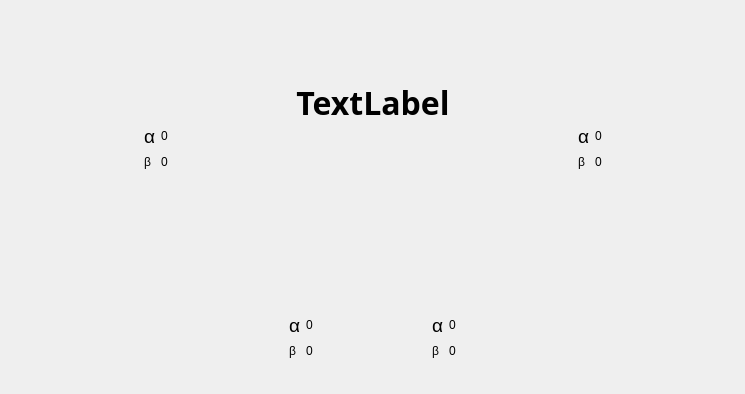
<?xml version="1.0" encoding="UTF-8"?>
<ui version="4.0">
 <class>DeInitWidget</class>
 <widget class="QWidget" name="DeInitWidget">
  <property name="geometry">
   <rect>
    <x>0</x>
    <y>0</y>
    <width>745</width>
    <height>394</height>
   </rect>
  </property>
  <property name="windowTitle">
   <string>DeInitWidget</string>
  </property>
  <property name="autoFillBackground">
   <bool>true</bool>
  </property>
  <property name="styleSheet">
   <string notr="true"/>
  </property>
  <layout class="QGridLayout" name="gridLayout_12">
   <property name="margin">
    <number>0</number>
   </property>
   <property name="spacing">
    <number>0</number>
   </property>
   <item row="0" column="0">
    <widget class="QWidget" name="mainWidget" native="true">
     <property name="styleSheet">
      <string notr="true"/>
     </property>
     <layout class="QGridLayout" name="gridLayout_11">
      <item row="1" column="0">
       <spacer name="horizontalSpacer_9">
        <property name="orientation">
         <enum>Qt::Horizontal</enum>
        </property>
        <property name="sizeHint" stdset="0">
         <size>
          <width>208</width>
          <height>20</height>
         </size>
        </property>
       </spacer>
      </item>
      <item row="1" column="1">
       <widget class="QWidget" name="widget_5" native="true">
        <layout class="QGridLayout" name="gridLayout">
         <item row="0" column="0">
          <widget class="QWidget" name="widget_3" native="true">
           <layout class="QGridLayout" name="gridLayout_5">
            <item row="1" column="1">
             <layout class="QGridLayout" name="gridLayout_3">
              <item row="0" column="0">
               <widget class="QLabel" name="label_4">
                <property name="maximumSize">
                 <size>
                  <width>20</width>
                  <height>20</height>
                 </size>
                </property>
                <property name="font">
                 <font>
                  <pointsize>14</pointsize>
                 </font>
                </property>
                <property name="text">
                 <string>α</string>
                </property>
               </widget>
              </item>
              <item row="0" column="1">
               <widget class="QLabel" name="label_8">
                <property name="maximumSize">
                 <size>
                  <width>20</width>
                  <height>20</height>
                 </size>
                </property>
                <property name="text">
                 <string>0</string>
                </property>
               </widget>
              </item>
              <item row="1" column="0">
               <widget class="QLabel" name="label_5">
                <property name="maximumSize">
                 <size>
                  <width>20</width>
                  <height>20</height>
                 </size>
                </property>
                <property name="text">
                 <string>β</string>
                </property>
               </widget>
              </item>
              <item row="1" column="1">
               <widget class="QLabel" name="label_9">
                <property name="maximumSize">
                 <size>
                  <width>20</width>
                  <height>20</height>
                 </size>
                </property>
                <property name="text">
                 <string>0</string>
                </property>
               </widget>
              </item>
             </layout>
            </item>
            <item row="0" column="0" colspan="3">
             <widget class="QLabel" name="label_11">
              <property name="minimumSize">
               <size>
                <width>0</width>
                <height>0</height>
               </size>
              </property>
              <property name="maximumSize">
               <size>
                <width>16777215</width>
                <height>16777215</height>
               </size>
              </property>
              <property name="font">
               <font>
                <pointsize>14</pointsize>
               </font>
              </property>
              <property name="styleSheet">
               <string notr="true">image: url(:/Demo/C:/Users/Administrator/Desktop/PPP/lFoot.png);</string>
              </property>
              <property name="text">
               <string/>
              </property>
              <property name="alignment">
               <set>Qt::AlignCenter</set>
              </property>
             </widget>
            </item>
            <item row="1" column="2">
             <spacer name="horizontalSpacer_5">
              <property name="orientation">
               <enum>Qt::Horizontal</enum>
              </property>
              <property name="sizeHint" stdset="0">
               <size>
                <width>40</width>
                <height>20</height>
               </size>
              </property>
             </spacer>
            </item>
            <item row="1" column="0">
             <spacer name="horizontalSpacer_6">
              <property name="orientation">
               <enum>Qt::Horizontal</enum>
              </property>
              <property name="sizeHint" stdset="0">
               <size>
                <width>40</width>
                <height>20</height>
               </size>
              </property>
             </spacer>
            </item>
           </layout>
          </widget>
         </item>
         <item row="0" column="1">
          <widget class="QWidget" name="widget_4" native="true">
           <layout class="QGridLayout" name="gridLayout_6">
            <item row="1" column="1">
             <layout class="QGridLayout" name="gridLayout_7">
              <item row="0" column="0">
               <widget class="QLabel" name="label_12">
                <property name="maximumSize">
                 <size>
                  <width>20</width>
                  <height>20</height>
                 </size>
                </property>
                <property name="font">
                 <font>
                  <pointsize>14</pointsize>
                 </font>
                </property>
                <property name="text">
                 <string>α</string>
                </property>
               </widget>
              </item>
              <item row="0" column="1">
               <widget class="QLabel" name="label_13">
                <property name="maximumSize">
                 <size>
                  <width>20</width>
                  <height>20</height>
                 </size>
                </property>
                <property name="text">
                 <string>0</string>
                </property>
               </widget>
              </item>
              <item row="1" column="0">
               <widget class="QLabel" name="label_14">
                <property name="maximumSize">
                 <size>
                  <width>20</width>
                  <height>20</height>
                 </size>
                </property>
                <property name="text">
                 <string>β</string>
                </property>
               </widget>
              </item>
              <item row="1" column="1">
               <widget class="QLabel" name="label_15">
                <property name="maximumSize">
                 <size>
                  <width>20</width>
                  <height>20</height>
                 </size>
                </property>
                <property name="text">
                 <string>0</string>
                </property>
               </widget>
              </item>
             </layout>
            </item>
            <item row="0" column="0" colspan="3">
             <widget class="QLabel" name="label_16">
              <property name="minimumSize">
               <size>
                <width>0</width>
                <height>0</height>
               </size>
              </property>
              <property name="maximumSize">
               <size>
                <width>16777215</width>
                <height>16777215</height>
               </size>
              </property>
              <property name="font">
               <font>
                <pointsize>14</pointsize>
               </font>
              </property>
              <property name="styleSheet">
               <string notr="true">image: url(:/Demo/C:/Users/Administrator/Desktop/PPP/rFoot.png);</string>
              </property>
              <property name="text">
               <string/>
              </property>
              <property name="alignment">
               <set>Qt::AlignCenter</set>
              </property>
             </widget>
            </item>
            <item row="1" column="2">
             <spacer name="horizontalSpacer_7">
              <property name="orientation">
               <enum>Qt::Horizontal</enum>
              </property>
              <property name="sizeHint" stdset="0">
               <size>
                <width>40</width>
                <height>20</height>
               </size>
              </property>
             </spacer>
            </item>
            <item row="1" column="0">
             <spacer name="horizontalSpacer_8">
              <property name="orientation">
               <enum>Qt::Horizontal</enum>
              </property>
              <property name="sizeHint" stdset="0">
               <size>
                <width>40</width>
                <height>20</height>
               </size>
              </property>
             </spacer>
            </item>
           </layout>
          </widget>
         </item>
        </layout>
       </widget>
      </item>
      <item row="1" column="2">
       <spacer name="horizontalSpacer_10">
        <property name="orientation">
         <enum>Qt::Horizontal</enum>
        </property>
        <property name="sizeHint" stdset="0">
         <size>
          <width>207</width>
          <height>20</height>
         </size>
        </property>
       </spacer>
      </item>
      <item row="0" column="0" colspan="3">
       <widget class="QWidget" name="widget_6" native="true">
        <layout class="QGridLayout" name="gridLayout_8">
         <item row="0" column="0">
          <widget class="QWidget" name="widget" native="true">
           <layout class="QGridLayout" name="gridLayout_4">
            <item row="1" column="1">
             <layout class="QGridLayout" name="gridLayout_2">
              <item row="0" column="0">
               <widget class="QLabel" name="label_2">
                <property name="maximumSize">
                 <size>
                  <width>20</width>
                  <height>20</height>
                 </size>
                </property>
                <property name="font">
                 <font>
                  <pointsize>14</pointsize>
                 </font>
                </property>
                <property name="text">
                 <string>α</string>
                </property>
               </widget>
              </item>
              <item row="0" column="1">
               <widget class="QLabel" name="label_6">
                <property name="maximumSize">
                 <size>
                  <width>20</width>
                  <height>20</height>
                 </size>
                </property>
                <property name="text">
                 <string>0</string>
                </property>
               </widget>
              </item>
              <item row="1" column="0">
               <widget class="QLabel" name="label_3">
                <property name="maximumSize">
                 <size>
                  <width>20</width>
                  <height>20</height>
                 </size>
                </property>
                <property name="text">
                 <string>β</string>
                </property>
               </widget>
              </item>
              <item row="1" column="1">
               <widget class="QLabel" name="label_7">
                <property name="maximumSize">
                 <size>
                  <width>20</width>
                  <height>20</height>
                 </size>
                </property>
                <property name="text">
                 <string>0</string>
                </property>
               </widget>
              </item>
             </layout>
            </item>
            <item row="0" column="0" colspan="3">
             <widget class="QLabel" name="label_10">
              <property name="minimumSize">
               <size>
                <width>0</width>
                <height>0</height>
               </size>
              </property>
              <property name="maximumSize">
               <size>
                <width>16777215</width>
                <height>16777215</height>
               </size>
              </property>
              <property name="font">
               <font>
                <pointsize>14</pointsize>
               </font>
              </property>
              <property name="styleSheet">
               <string notr="true">image: url(:/Demo/C:/Users/Administrator/Desktop/PPP/leftHand.jpg);</string>
              </property>
              <property name="text">
               <string/>
              </property>
              <property name="alignment">
               <set>Qt::AlignCenter</set>
              </property>
             </widget>
            </item>
            <item row="1" column="2">
             <spacer name="horizontalSpacer">
              <property name="orientation">
               <enum>Qt::Horizontal</enum>
              </property>
              <property name="sizeHint" stdset="0">
               <size>
                <width>40</width>
                <height>20</height>
               </size>
              </property>
             </spacer>
            </item>
            <item row="1" column="0">
             <spacer name="horizontalSpacer_2">
              <property name="orientation">
               <enum>Qt::Horizontal</enum>
              </property>
              <property name="sizeHint" stdset="0">
               <size>
                <width>40</width>
                <height>20</height>
               </size>
              </property>
             </spacer>
            </item>
           </layout>
          </widget>
         </item>
         <item row="0" column="1">
          <widget class="QLabel" name="msgLabel">
           <property name="font">
            <font>
             <family>新宋体</family>
             <pointsize>24</pointsize>
             <weight>75</weight>
             <italic>false</italic>
             <bold>true</bold>
            </font>
           </property>
           <property name="styleSheet">
            <string notr="true">color: rgb(0, 0, 0);
font: bold 24pt &quot;新宋体&quot; ;</string>
           </property>
           <property name="text">
            <string>TextLabel</string>
           </property>
           <property name="alignment">
            <set>Qt::AlignCenter</set>
           </property>
          </widget>
         </item>
         <item row="0" column="2">
          <widget class="QWidget" name="widget_2" native="true">
           <layout class="QGridLayout" name="gridLayout_9">
            <item row="1" column="1">
             <layout class="QGridLayout" name="gridLayout_10">
              <item row="0" column="0">
               <widget class="QLabel" name="label_23">
                <property name="maximumSize">
                 <size>
                  <width>20</width>
                  <height>20</height>
                 </size>
                </property>
                <property name="font">
                 <font>
                  <pointsize>14</pointsize>
                 </font>
                </property>
                <property name="text">
                 <string>α</string>
                </property>
               </widget>
              </item>
              <item row="0" column="1">
               <widget class="QLabel" name="label_24">
                <property name="maximumSize">
                 <size>
                  <width>20</width>
                  <height>20</height>
                 </size>
                </property>
                <property name="text">
                 <string>0</string>
                </property>
               </widget>
              </item>
              <item row="1" column="0">
               <widget class="QLabel" name="label_25">
                <property name="maximumSize">
                 <size>
                  <width>20</width>
                  <height>20</height>
                 </size>
                </property>
                <property name="text">
                 <string>β</string>
                </property>
               </widget>
              </item>
              <item row="1" column="1">
               <widget class="QLabel" name="label_26">
                <property name="maximumSize">
                 <size>
                  <width>20</width>
                  <height>20</height>
                 </size>
                </property>
                <property name="text">
                 <string>0</string>
                </property>
               </widget>
              </item>
             </layout>
            </item>
            <item row="0" column="0" colspan="3">
             <widget class="QLabel" name="label_27">
              <property name="minimumSize">
               <size>
                <width>0</width>
                <height>0</height>
               </size>
              </property>
              <property name="maximumSize">
               <size>
                <width>16777215</width>
                <height>16777215</height>
               </size>
              </property>
              <property name="font">
               <font>
                <pointsize>14</pointsize>
               </font>
              </property>
              <property name="styleSheet">
               <string notr="true">image: url(:/Demo/C:/Users/Administrator/Desktop/PPP/rightHand.jpg);</string>
              </property>
              <property name="text">
               <string/>
              </property>
              <property name="alignment">
               <set>Qt::AlignCenter</set>
              </property>
             </widget>
            </item>
            <item row="1" column="2">
             <spacer name="horizontalSpacer_3">
              <property name="orientation">
               <enum>Qt::Horizontal</enum>
              </property>
              <property name="sizeHint" stdset="0">
               <size>
                <width>40</width>
                <height>20</height>
               </size>
              </property>
             </spacer>
            </item>
            <item row="1" column="0">
             <spacer name="horizontalSpacer_4">
              <property name="orientation">
               <enum>Qt::Horizontal</enum>
              </property>
              <property name="sizeHint" stdset="0">
               <size>
                <width>40</width>
                <height>20</height>
               </size>
              </property>
             </spacer>
            </item>
           </layout>
          </widget>
         </item>
        </layout>
       </widget>
      </item>
     </layout>
    </widget>
   </item>
  </layout>
 </widget>
 <layoutdefault spacing="6" margin="11"/>
 <resources>
  <include location="demo.qrc"/>
 </resources>
 <connections/>
</ui>
